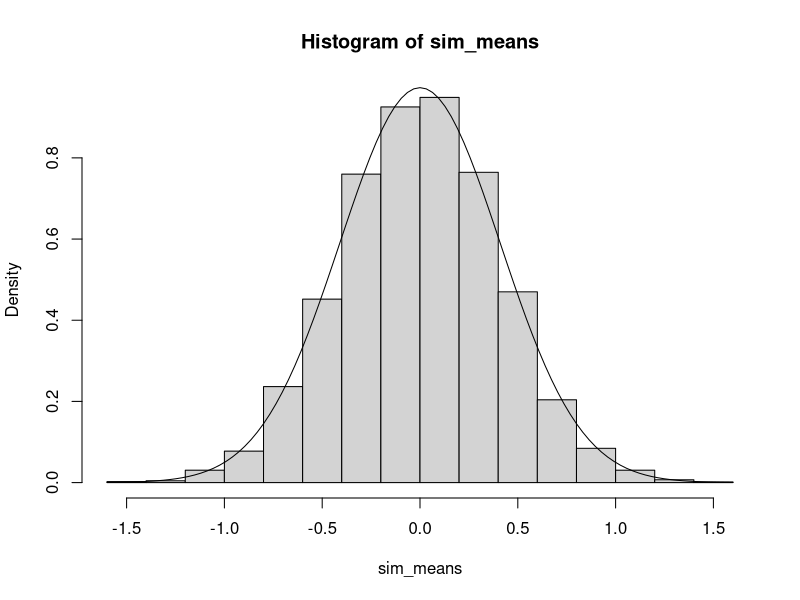
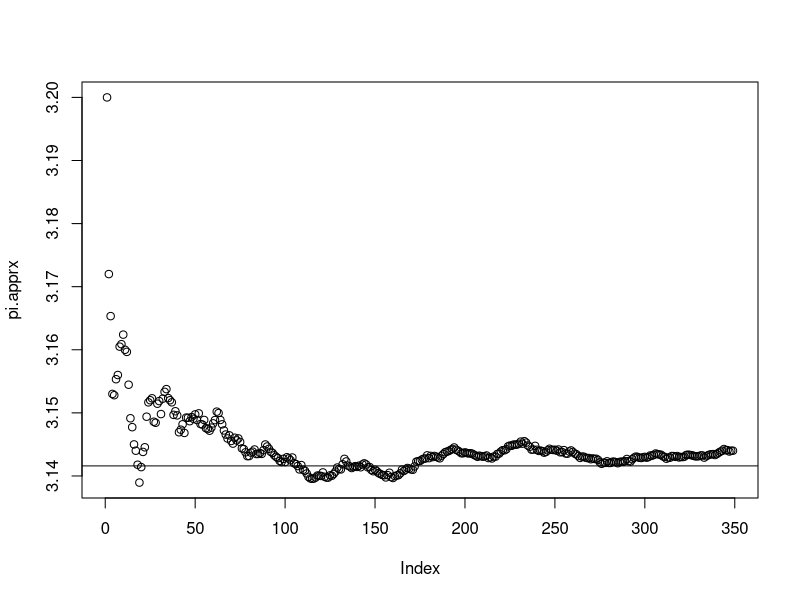

Write the R code that produced these figures, in order.
## ---- chunk 1
knitr::opts_chunk$set(echo = TRUE)
## ---- chunk 2
rnorm(1)
## ---- chunk 3
rnorm(20)
## ---- chunk 4
rnorm(5, mean=3, sd=7)
## ---- chunk 5
pnorm(2, mean=5, sd=4)
## ---- chunk 6
1 - pnorm(2, mean=5, sd=4)
## ---- chunk 7
set.seed(42)
rnorm(1)
## ---- chunk 8
sample(c("Heads", "Tails"), size=1)
## ---- chunk 9
sample(c("Heads", "Tails"), size=1 , prob = c(0.2, 0.8))
## ---- chunk 10
sample(c("Heads", "Tails"), size=10 , replace = TRUE, prob = c(0.2, 0.8))
## ---- chunk 11
data("HairEyeColor")
## ---- chunk 12
coin_flip_heads3 <- function(){
  coin_flip <- sample(c("Heads", "Tails"), size=10 , 
                      prob = c(0.5, 0.5), replace = TRUE)
  num_heads <- length(which(coin_flip == "Heads"))
  
  if(num_heads == 3){
    heads3 = TRUE
  } else{
    heads3 = FALSE
  }
  return(heads3)
}

# Generates flipping a coin 3 times
# Returns TRUE if exactly 3 flips resulted in heads
# Returns FALSE if otherwise 
coin_flip_heads3()

# Replicate the experiment 10,000 times
see_heads3 <- replicate(10000, coin_flip_heads3())

# How many of these experiments results in 3 heads???
# Probability of seeing exactly 3 heads is approximately 12%
table(see_heads3)/10000
## ---- chunk 13
# Simulate a sample of 50 observations that are uniformly distributed 
gen_unif_mean = function(the_min, the_max){
        gen_data = runif(50, the_min, the_max)
        the_mean = mean(gen_data)
        the_parameters = c(the_min, the_max)
        results = list(the_mean, the_parameters)
        names(results) = c("mean", "parameters")
        return(results)
}

# Simulate 10000 samples, each of size 50, where the minimum value is -5
# And the maximum value is 5
set.seed(123)
sim_means <- replicate(10000, gen_unif_mean(the_min = -5, the_max=5)$mean)


# histogram of results
hist(sim_means, freq = FALSE)
curve(dnorm(x, mean = 0, sd = 0.41), add = TRUE) # add curve with true values 
# Note that we could also estimate the  mean and sd using the data.
## ---- chunk 14
k <- 1000
diff <- 1
itr <- 1
count.in <- 0
tot.sim <- 0
pi.apprx <- numeric(length=0)

while(abs(diff) > 10^(-10)){
  x <- runif(k, 0, 1)
  y <- runif(k, 0, 1)
  dist <- sqrt(x^2 + y^2)
  tot.sim <- tot.sim + length(dist)
  count.in <- count.in + sum(dist < 1)
  pi.apprx <- append(pi.apprx, 4 * (count.in/tot.sim))
  
  if(itr > 1) diff <- pi.apprx[itr] - pi.apprx[itr-1]
  itr <- itr + 1
  
  if(itr > 10000000) break;
}
plot(pi.apprx); abline(h=pi)
pi.apprx[length(pi.apprx)]
